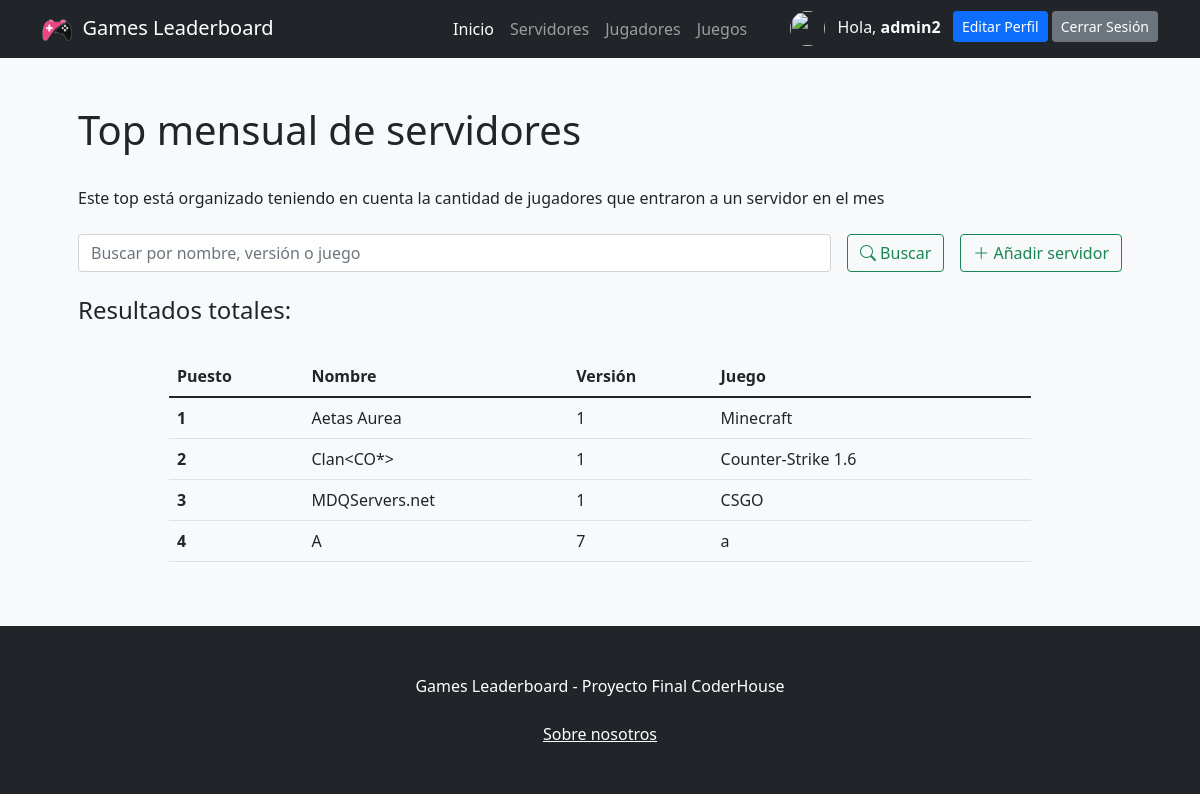
Screenshot of /app/servidores/ (signed in) with the database file from the repository.
### ProyectoFinalApp/models.py (models this page shows)
class Servidor(models.Model):
    nombre = models.CharField(max_length = 20) #texto
    version = models.IntegerField() #numerico
    juegoServer = models.CharField(max_length = 20)
    class Meta:
        verbose_name_plural = "Servidores"

### ProyectoFinalApp/views.py (the view, shortened to what this page needs)
# urls.py: path('servidores/', servidores, name= "servidores"),
def servidores(request):
    servidores = Servidor.objects.all()
    return render(
        request, "ProyectoFinalApp/servidores.html", {"servidores": servidores}
    )

### ProyectoFinalApp/templates/ProyectoFinalApp/servidores.html (shortened to what this page needs)
{% extends 'ProyectoFinalApp/base.html' %}
{% load static %}
{% block contenidoPagina %}
<section class="bg-light py-5">
    <div class="container px-5">
        <h1>Top mensual de servidores</h1>
        <br>
        <head>Este top está organizado teniendo en cuenta la cantidad de jugadores que entraron a un servidor en el mes</head>
        <head></head>
        <br>
        <br>
        <div class="row gx-5 justify-content-center">
            <div class="col-lg-12">
                <form class="d-flex my-2 my-lg-0" action="" method="post">
                    <input class="flex-grow-0 form-control mr-sm-2" type="search" name="search" placeholder="Buscar por nombre, versión o juego" aria-label="Search">
                    <button class="btn btn-outline-success text-nowrap ms-3 my-2 my-sm-0" type="submit"> <i class="bi bi-search"></i> Buscar</button>
                    <a class="btn btn-outline-success text-nowrap ms-3 my-2 my-sm-0" href="{% url 'crearServidor' %}"> <i class="bi bi-plus-lg"></i> Añadir servidor</a>
                </form>
            </div>
        </div>
        <br>
        <h4>Resultados
            {% if search %}
                para "{{busqueda}}":
            {% else %}
                totales:
            {% endif %}
        </h4>
        <br>
        <div class="row gx-5 justify-content-center">
            <div class="col-lg-10 table-responsive">
                <table class="table table-theme">
                    <thead>
                        <tr>
                            <th scope="col">Puesto</th>
                            <th scope="col">Nombre</th>
                            <th scope="col">Versión</th>
                            <th scope="col">Juego</th>
                        </tr>
                    </thead>
                    <tbody>
                        {% for servidor in servidores %}
                            <tr>
                                <th scope="row">{{forloop.counter}}</th>
                                <td>{{servidor.nombre}}</td>
                                <td>{{servidor.version}}</td>
                                <td>{{servidor.juegoServer}}</td>
                                <td>
                                </td>
                            </tr>
                        {% endfor %}
                    </tbody>
                </table>
            </div>
        </div>
    </div>
</section>
{% endblock %}

### ProyectoFinalApp/templates/ProyectoFinalApp/base.html (shortened to what this page needs)
{% load static %}
<!DOCTYPE html>
<html lang="en">
    <head>
        <link rel="stylesheet" href="https://cdn.jsdelivr.net/npm/bootstrap-icons@1.8.3/font/bootstrap-icons.css">
        <link href="{% static 'css/styles.css' %}" rel="stylesheet" />
    </head>
    <body>
        <nav class="navbar navbar-expand-lg navbar-dark bg-dark">
            <div class="container">
                <a class="navbar-brand" href="{% url 'inicio' %}"><img src="{% static 'assets/logonavbar.png' %}" alt="{% static 'assets/logonavbar.png' %}" width="30" height="30">&nbsp Games Leaderboard</a>
                <div class="collapse navbar-collapse" id="navbarSupportedContent">
                    <ul class="navbar-nav ms-auto mb-2 mb-lg-0 ">
                        <li class="nav-item"><a class="nav-link active" aria-current="page" href="{% url 'inicio' %}">Inicio</a></li>
                        <li class="nav-item"><a class="nav-link" href="{% url 'servidores' %}">Servidores</a></li>
                        <li class="nav-item"><a class="nav-link" href="{% url 'jugadores' %}">Jugadores</a></li>
                        <li class="nav-item"><a class="nav-link" href="{% url 'juegos' %}">Juegos</a></li>
                    </ul>
                    <ul class="navbar-nav ms-auto mb-2 mb-lg-0 ">
                        {% if user.is_authenticated %}
                            <img src="{{url}}" class="rounded-circle" width="35" height="35" alt="">
                            <li class="nav-item"><p class="text-light my-1 mx-1"></i> &nbsp Hola, <b>{{user.username}} &nbsp</b></p></li>
                            <li class="nav-item"><a class="btn btn-primary btn-sm btn-block" href="{% url 'editarperfil' %}">Editar Perfil</a></li>
                            <li class="nav-item"><a class="btn btn-secondary btn-sm btn-block" href="{% url 'logout' %}">Cerrar Sesión</a></li>
                        {% else %}
                            <li class="nav-item"><a class="btn btn-primary mx-2" href="{% url 'login' %}">Iniciar Sesión</a></li>
                            <li class="nav-item"><a class="btn btn-outline-primary" href="{% url 'register' %}">Registrarse</a></li>
                        {% endif %}
                    </ul>
                </div>
            </div>
        </nav>
        {% block contenidoPagina %}
        {% endblock %}
        <footer class="py-5 bg-dark">
            <div class="container"><p class="m-0 text-center text-white">Games Leaderboard - Proyecto Final CoderHouse</p></div>
            <br>
           <p class="m-0 text-center text-white"><a href="{% url 'about' %}" class="text-white m-0 text-center">Sobre nosotros</a></p>
        </footer>
    </body>
</html>

### rows the page displays
Servidor: nombre "Aetas Aurea", version "1", juegoServer "Minecraft"
Servidor: nombre "Clan<CO*>", version "1", juegoServer "Counter-Strike 1.6"
Servidor: nombre "MDQServers.net", version "1", juegoServer "CSGO"
Servidor: nombre "A", version "7", juegoServer "a"

### other values shown
{{ user.username }} "admin2"
